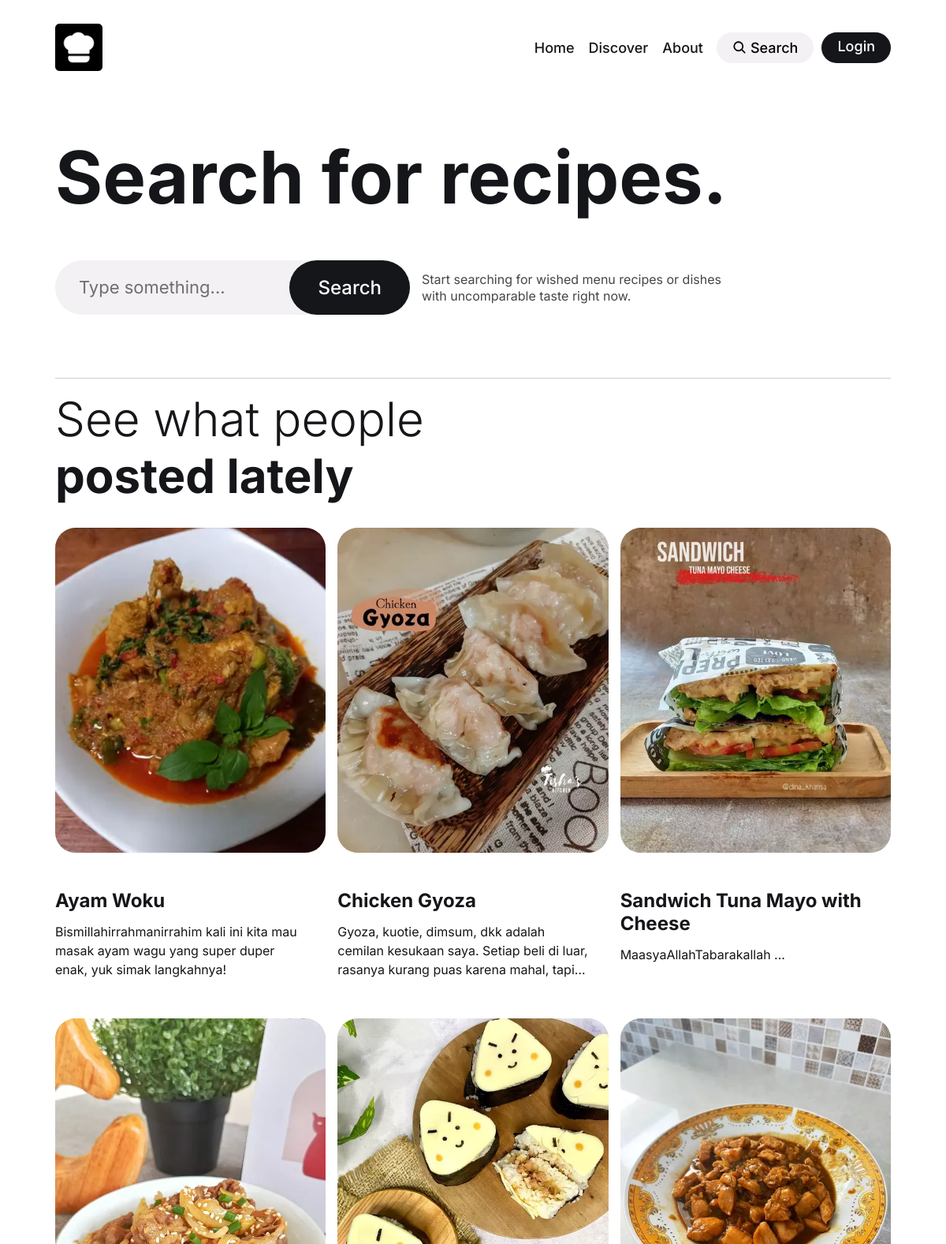
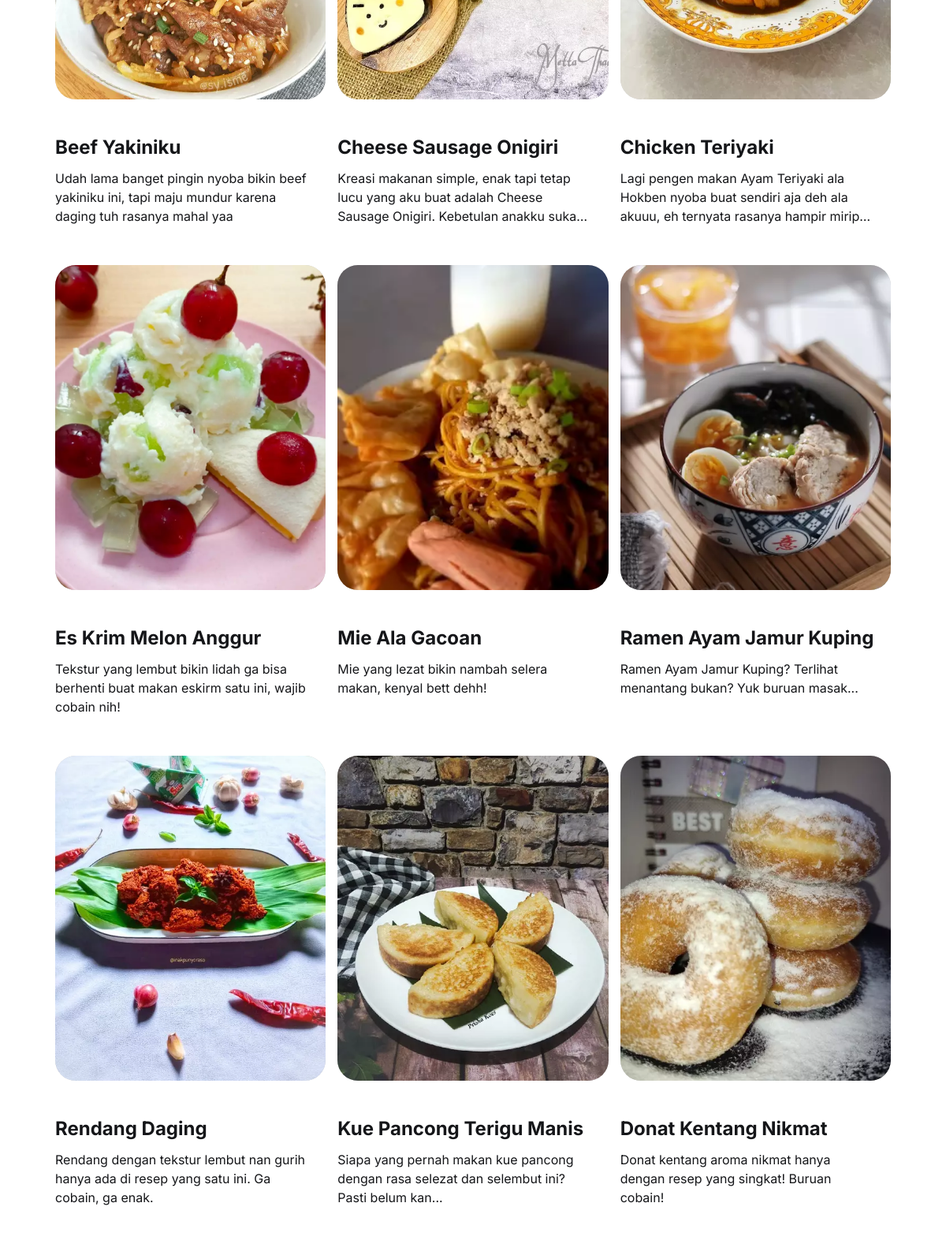
/discover.php (upper part), run on the app's committed database (2 pictures, top to bottom).
### tables this page shows
CREATE TABLE `recipes` (
  `id` int NOT NULL,
  `user_id` int NOT NULL,
  `title` varchar(255) NOT NULL,
  `description` text,
  `recipe` text NOT NULL,
  `image` varchar(255) NOT NULL,
  `love` int NOT NULL DEFAULT '0',
  `created_at` timestamp NULL DEFAULT CURRENT_TIMESTAMP
);

### discover.php (the view, shortened to what this page needs)
<!DOCTYPE html>
<html lang="en">
<head>
  <link rel="stylesheet" href="./assets/css/style.css">
</head>
<body>
<?php include_once 'header.php'; ?>
  <main>
    <article>
      <section class="section hero" aria-label="home">
        <div class="container">
          <h1 class="h1 hero-title">
            <strong class="strong">Search for recipes. </strong>
          </h1>
          <div class="wrapper">
            <form action="search.php" method="GET" class="newsletter-form">
              <input type="text" name="keyword" placeholder="Type something..." class="email-field" autocomplete="off">
              <button type="submit" class="btn">Search</button>
            </form>
            <p class="newsletter-text">
              Start searching for wished menu recipes or dishes with uncomparable taste right now.
            </p>
          </div>
        </div>
      </section>
      <section class="section recent" aria-label="recent post">
        <div class="container">
          <div class="title-wrapper">
            <h2 class="h2 section-title">
              See what people <strong class="strong">posted lately</strong>
            </h2>
          </div>
          <ul class="grid-list">
            <li>
            <?php
require_once 'db.php';
    $sql = "SELECT * FROM recipes ORDER BY created_at DESC";
    $result = $conn->query($sql);
    if ($result->num_rows > 0) {
        while ($row = $result->fetch_assoc()) {
?>
              <div class="blog-card">
                <figure class="card-banner img-holder" style="--width: 550; --height: 660;">
                  <img src="<?php echo $row["image"] ?>" width="550" height="660" loading="lazy"
                    alt="<?php echo $row["title"] ?>" class="img-cover">
                </figure>
                <div class="card-content">
<br>
                  <h3 class="h4">
                    <a href="detail.php?id=<?php echo $row["id"] ?>" class="card-title hover:underline">
                    <?php echo $row["title"] ?>
                    </a>
                  </h3>
                  <p class="card-text">
                  <?php echo $row["description"] ?>
                  </p>
                </div>
              </div>
            </li>
            <?php
}
} else {
    echo "No recipes found.";
}
?>
          </ul>
        </div>
      </section>
<br>
    </article>
  </main>
</body>
</html>

### data on the page
recipes: image (picture), title "Ayam Woku", description "Bismillahirrahmanirrahim kali ini kita mau masak ayam wagu yang super duper enak, yuk simak langkahnya!"
recipes: image (picture), title "Chicken Gyoza", description "Gyoza, kuotie, dimsum, dkk adalah cemilan kesukaan saya. Setiap beli di luar, rasanya kurang puas karena mahal,…"
recipes: image (picture), title "Sandwich Tuna Mayo with Cheese", description "MaasyaAllahTabarakallah ..."
recipes: image (picture), title "Beef Yakiniku", description "Udah lama banget pingin nyoba bikin beef yakiniku ini, tapi maju mundur karena daging tuh rasanya mahal yaa"
recipes: image (picture), title "Cheese Sausage Onigiri", description "Kreasi makanan simple, enak tapi tetap lucu yang aku buat adalah Cheese Sausage Onigiri. Kebetulan anakku…"
recipes: image (picture), title "Chicken Teriyaki", description "Lagi pengen makan Ayam Teriyaki ala Hokben nyoba buat sendiri aja deh ala akuuu, eh ternyata rasanya hampir…"
recipes: image (picture), title "Es Krim Melon Anggur", description "Tekstur yang lembut bikin lidah ga bisa berhenti buat makan eskirm satu ini, wajib cobain nih!"
recipes: image (picture), title "Mie Ala Gacoan", description "Mie yang lezat bikin nambah selera makan, kenyal bett dehh!"
recipes: image (picture), title "Ramen Ayam Jamur Kuping", description "Ramen Ayam Jamur Kuping? Terlihat menantang bukan? Yuk buruan masak..."
recipes: image (picture), title "Rendang Daging", description "Rendang dengan tekstur lembut nan gurih hanya ada di resep yang satu ini. Ga cobain, ga enak."
recipes: image (picture), title "Kue Pancong Terigu Manis", description "Siapa yang pernah makan kue pancong dengan rasa selezat dan selembut ini? Pasti belum kan..."
recipes: image (picture), title "Donat Kentang Nikmat", description "Donat kentang aroma nikmat hanya dengan resep yang singkat! Buruan cobain!"
